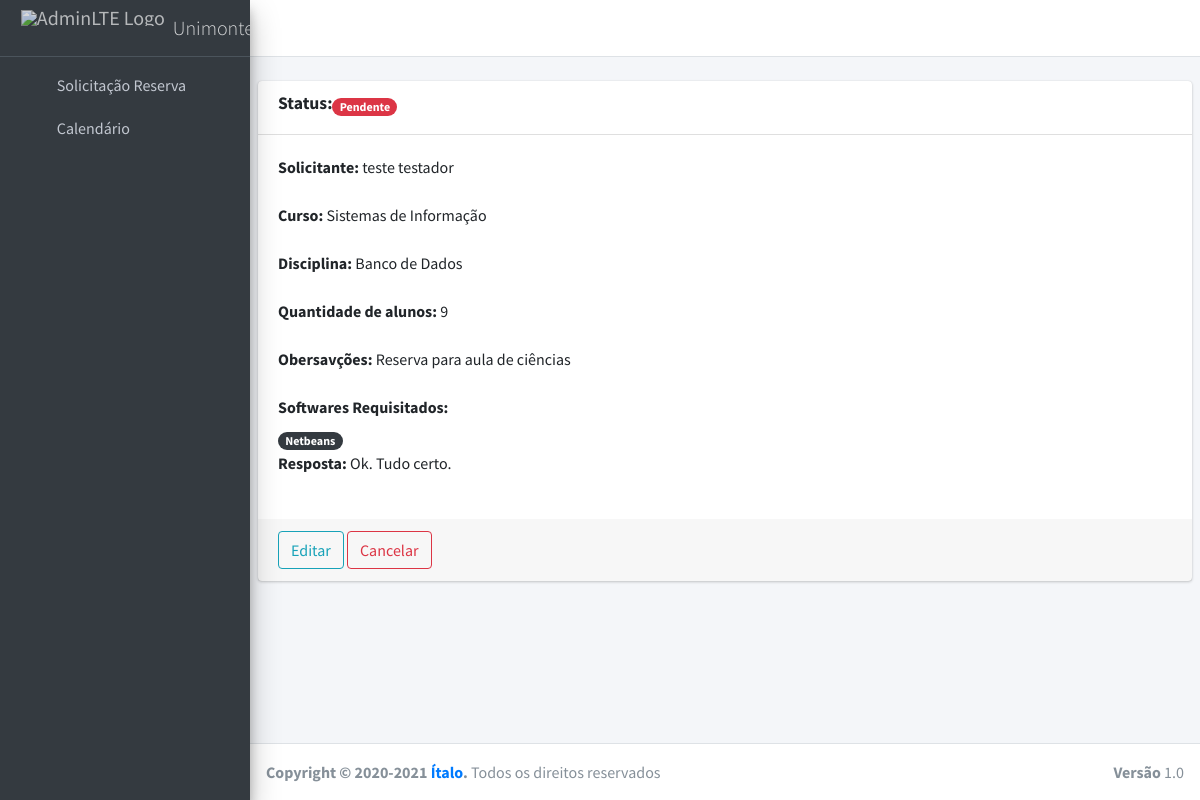
The page /panel/solicitacao/detail/1 on the database its author committed.
### core/models.py (models this page shows, shortened)
class SolicitacaoReserva(models.Model):
    STATUS_CHOICES = [
        ('P', 'Pendente'),
        ('F', 'Finzalizada'),
    ]
    observacao = models.TextField(null=True)
    status = models.CharField(choices=STATUS_CHOICES, max_length=1, default='P')
    qnt_alunos = models.IntegerField()
    professor_masp = models.ForeignKey(Professor, on_delete=models.CASCADE)
    curso_id = models.ForeignKey(Curso, on_delete=models.CASCADE)
    disciplina_id = models.ForeignKey(Disciplina, on_delete=models.CASCADE)
    software_id = models.ManyToManyField(Software)
    user_masp = models.ForeignKey(CustomUsuario, on_delete=models.CASCADE)

class CustomUsuario(AbstractUser):
    email = models.EmailField('E-mail', unique=True)
    masp = models.CharField(max_length=15)
    is_staff = models.BooleanField('Membro da equipe', default=False)
    USERNAME_FIELD = 'email'
    REQUIRED_FIELDS = ['first_name', 'last_name', 'masp']
    objects = UsuarioManager()

class Curso(models.Model):
    name = models.CharField(max_length=45)
    def __str__(self):
        return self.name

class Disciplina(models.Model):
    name = models.CharField(max_length=70)
    def __str__(self):
        return self.name

class Software(models.Model):
    TIPO_CHOICES = [
        ('SL', 'Software Livre'),
        ('SP', 'Software Licenciado'),
    ]
    name = models.CharField(max_length=100)
    versao = models.CharField(max_length=15)
    tipo = models.CharField(choices=TIPO_CHOICES, max_length=2, default='SL')
    descricao = models.TextField()
    def __str__(self):
        return self.name

class RespostaSolicitacao(models.Model):
    id = models.UUIDField(primary_key=True, default=uuid.uuid4)
    solicitacao = models.ForeignKey(SolicitacaoReserva, on_delete=models.CASCADE)
    resposta = models.TextField()
    user_masp = models.ForeignKey(CustomUsuario, on_delete=models.CASCADE)

### core/views.py (the view)
# urls.py: path('panel/solicitacao/detail/<int:pk>', DetailSolicitacaoReservaView.as_view(), name='solicitacao-detail'),
class DetailSolicitacaoReservaView(DetailView):
    model = SolicitacaoReserva
    template_name = 'panel/solicitacao/detail.html'
    context_object_name = 'solicitacao'
    def get_context_data(self, **kwargs):
        context = super(DetailSolicitacaoReservaView, self).get_context_data(**kwargs)
        resp = RespostaSolicitacao.objects.filter(solicitacao=self.get_object().pk)
        resp = resp[0].resposta
        context['resp'] = resp
        return context

### core/models.py (called while the page is built)
    def __str__(self):
        return self.name

### core/templates/panel/solicitacao/detail.html (shortened to what this page needs)
{% extends 'layouts/base.html' %}
{% load static %}
{% block head %}
<link rel="stylesheet" href="{% static 'plugins/datatables-bs4/css/dataTables.bootstrap4.min.css' %}">
<link rel="stylesheet" href="{% static 'plugins/datatables-responsive/css/responsive.bootstrap4.min.css' %}">
{% endblock %}
{% block layouts %}
    {% include 'layouts/navbar.html' %}
    {% include 'layouts/sidebar.html' %}
{% endblock %}
{% block content %}
{% load widget_tweaks %}
 <div class="content-wrapper">
    <br>
    <section class="content">
      <div class="card">
        <div class="card-header">
          <h3 class="card-title"><label>Status: </label></h3>
          {% if solicitacao.status == 'P' %}
            <span class="badge badge-pill badge-danger"> Pendente</span>
          {% else %}
            <span class="badge badge-pill badge-success"> Concluída</span>
          {% endif %}
        </div>
        <div class="card-body">
          <p><label>Solicitante: </label> {{ solicitacao.user_masp.get_full_name }}</p>
          <p><label>Curso: </label> {{ solicitacao.curso_id }}</p>
          <p><label>Disciplina: </label> {{ solicitacao.disciplina_id }}</p>
          <p><label>Quantidade de alunos: </label> {{ solicitacao.qnt_alunos }}</p>
          <p><label>Obersavções: </label> {{ solicitacao.observacao }}</p>
          <label>Softwares Requisitados: </label><br>
          {% for s in solicitacao.software_id.all %}
            <span class="badge badge-pill badge-dark">{{ s }}</span>
          {% endfor %}
          {% if resp %}
          <p><label>Resposta: </label> {{ resp }}</p>
          {% endif %}
        </div>
        <div class="card-footer">
          {% if solicitacao.status == 'P' %}
            {% if request.user.is_staff %}
            <a href="{% url 'solicitacao-update' solicitacao.pk %}" class="btn btn-outline-success" data-toggle="modal" data-target="#exampleModalCenter">Responder</a>
            {% else %}
            <a href="{% url 'solicitacao-update' solicitacao.pk %}" class="btn btn-outline-info">Editar</a>
            <a href="" class="btn btn-outline-danger" data-toggle="modal" data-target="#modalDelete">Cancelar</a>
            {% endif %}
          {% endif %}
        </div>
      </div>
    </section>
  </div>
{% endblock %}
{% block footer %}
    {% include 'layouts/footer.html' %}
{% endblock %}

### rows shown on the page
SolicitacaoReserva: user_masp.get_full_name "teste testador", curso_id "Sistemas de Informação", disciplina_id "Banco de Dados", qnt_alunos "9", observacao "Reserva para aula de ciências"
Software: name "Netbeans"
RespostaSolicitacao: resposta "Ok. Tudo certo."
